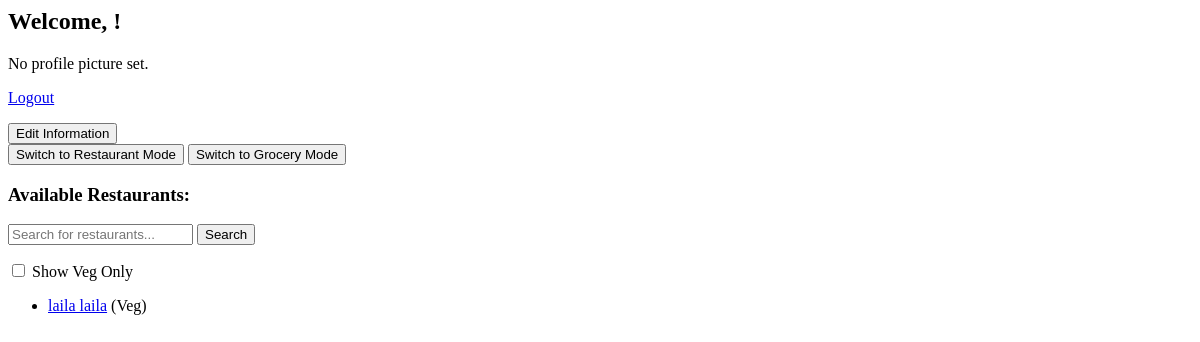
The page /users/user_dashboard/ on the database as committed earlier.
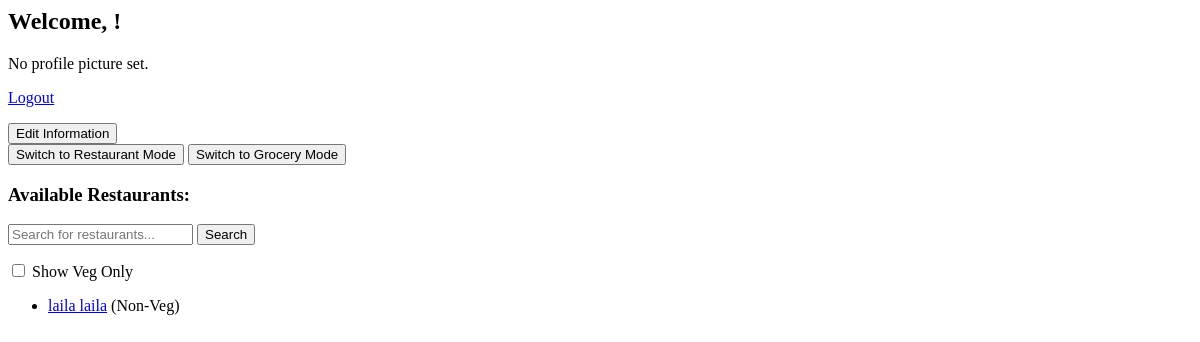
The same page on the database as committed later.
### restaurant/models.py (models this page shows, shortened)
class Restaurant(models.Model):
    owner = models.OneToOneField(CustomUser, on_delete=models.CASCADE, related_name='restaurant')
    name = models.CharField(max_length=255)
    phone = models.CharField(max_length=15)
    address = models.TextField()
    veg = models.BooleanField(default=False)
    non_veg = models.BooleanField(default=False)
    logo = models.ImageField(upload_to='restaurant_logos/', blank=True, null=True)
    offers_gold = models.BooleanField(default=False)
    is_visible = models.BooleanField(default=False)
    working_hours = models.CharField(max_length=100,  default="9 AM - 9 PM")

### users/views.py (the view)
# urls.py: path('user_dashboard/', views.user_dashboard, name='user_dashboard'),
def user_dashboard(request):
    mode = request.GET.get('mode', 'restaurant')  # Default to restaurant mode
    if mode == 'restaurant':
        visible_restaurants = Restaurant.objects.filter(is_visible=True)
        context = {
            'restaurants': visible_restaurants,
            'mode': 'restaurant'  # Pass the mode to template for display logic
        }
    else:
        visible_grocery_stores = GroceryStore.objects.filter(is_visible=True)
        context = {
            'grocery_stores': visible_grocery_stores,
            'mode': 'grocery'  # Pass the mode to template for display logic
        }
    User = get_user_model()
    user = request.user
    context.update({
        'user': user
    })
    return render(request, 'users/user_dashboard.html', context)

### users/templates/users/user_dashboard.html (shortened to what this page needs)
 <h2>Welcome, {{ user.first_name }}!</h2>
 {% if user.profile_picture %}
     <img src="{{ user.profile_picture.url }}" alt="Profile Picture" style="max-width: 150px; max-height: 150px;">
 {% else %}
     <p>No profile picture set.</p>
 {% endif %}
 <p>
     <a href="{% url 'logout' %}">Logout</a>
 </p>
 <div>
     <a href="{% url 'edit_profile' %}"><button>Edit Information</button></a>
 </div>
 <div>
     <a href="?mode=restaurant"><button>Switch to Restaurant Mode</button></a>
     <a href="?mode=grocery"><button>Switch to Grocery Mode</button></a>
 </div>
 {% if mode == 'restaurant' %}
     <h3>Available Restaurants:</h3>
     <form method="GET" action="{% url 'restaurant_search' %}">
         <input type="text" name="q" placeholder="Search for restaurants...">
         <button type="submit">Search</button>
     </form>
     <label>
         <input type="checkbox" id="vegOnlyCheckbox"> Show Veg Only
     </label>
     {% if restaurants %}
         <ul id="restaurantList">
             {% for restaurant in restaurants %}
                 <li class="restaurant-item" data-veg="{{ restaurant.veg }}">
                     <a href="{% url 'restaurant_detail' restaurant.id %}">{{ restaurant.name }}</a>
                     {% if restaurant.veg %}
                         <span>(Veg)</span>
                     {% elif restaurant.non_veg %}
                         <span>(Non-Veg)</span>
                     {% endif %}
                 </li>
             {% endfor %}
         </ul>
     {% else %}
         <p>No restaurants available at the moment.</p>
     {% endif %}
 {% endif %}

Rows that differ between the two databases and show on the page:
changed Restaurant "laila laila": veg "(Veg)" → "(Non-Veg)"
